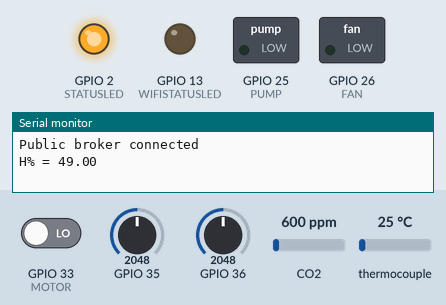
Bench run of a sketch on a simulated ESP32. Shown: switched loads named in the sketch (green lamp = pin HIGH), output pins drawn as LEDs (lit = HIGH), the last lines printed to the serial monitor. The test bench sets the inputs (shaded band); at power-on: thermocouple 25 °C, GPIO 36 = 2048, GPIO 33 (MOTOR) LOW, GPIO 35 = 2048, CO2 600 ppm. WiFi joins after 1.5 s; servers stay silent unless stated; no MQTT or app messages arrive unless stated.

Above: at 3.2 s.
3.3 s: thermocouple set to 55 °C
10.0 s: thermocouple set to 64 °C
At 13.4 s:
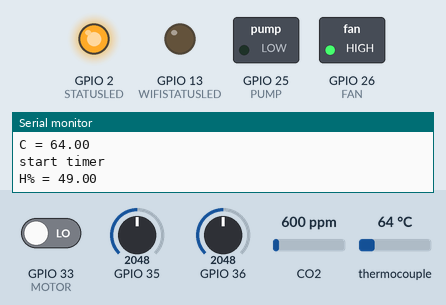
18.6 s: GPIO 36 set to 43
29.8 s: GPIO 36 set to 36
At 39.5 s:
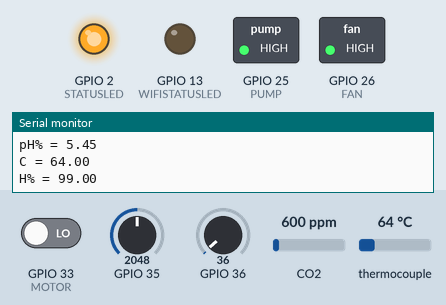
41.2 s: GPIO 36 set to 100
47.9 s: GPIO 36 set to 20
At 77.6 s:
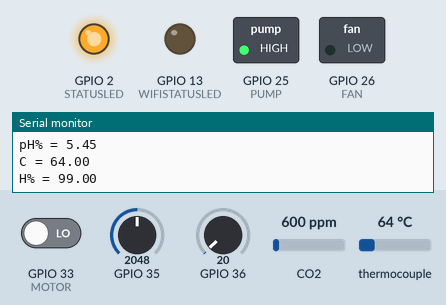
Timing chart, 0 to 78.3 s (numbered marks = the images above; inputs shaded):
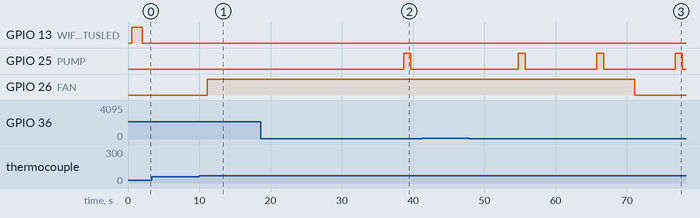

Measured:
- the behaviour switches between 59 and 60 °C on thermocouple (found by bisection; images 0 and 1)
- the behaviour switches between 40 and 39 on GPIO 36 (found by bisection; images 1 and 2)
- after the input at 10.0 s, GPIO 26 (FAN): LOW → HIGH after 1.1 s
- after the input at 29.8 s, GPIO 25 (PUMP): LOW → HIGH after 8.9 s, → LOW 1.0 s later
- after the input at 47.9 s, GPIO 25 (PUMP): alternates HIGH for 1.0 s and LOW for 10.0 s, starting after 6.9 s; GPIO 26 (FAN): goes on until 71.1 s, then stays LOW

The sketch:

prueba_integracion_1.ino
```cpp
#include <WiFi.h>
#include <PubSubClient.h>
#include "max6675.h"
#include <MHZ19.h>

// WiFi
const char *ssid = "CLAROCT3HU"; // Enter your WiFi name
const char *password = "485754439296819E";  // Enter WiFi password

// MQTT Broker
const char *mqtt_broker = "mqtt.flespi.io";
const char *topic = "my/topic";
const char *mqtt_username = "oUHiR7Jm1EnQT0ufn2simx5O5Cyc6fOk0jsHe2R6u4McS7h5Xxb7V6LOw9OqcqB0";
const char *mqtt_password = "";
const int mqtt_port = 1883;

//sensor de temperatura
int thermoDO = 19;
int thermoCS = 5;
int thermoCLK = 18;

//timer
hw_timer_t * timer = NULL;

//ACTUADORES

int FAN = 26;
int PUMP = 25;
int MOTOR = 33;

//leds de status
int STATUSLED = 2;
int WIFISTATUSLED = 13;


//banderas
int mesofila = 0;
int termofila = 0;
int notificationSent = 0;

WiFiClient espClient;
PubSubClient client(espClient);
MAX6675 thermocouple(thermoCLK, thermoCS, thermoDO);
MHZ19 mhz19;

void IRAM_ATTR onTimer(){
  timerEnd(timer);
  digitalWrite(FAN, LOW);
  timer = NULL;
}

void setup() {
  pinMode(FAN, OUTPUT);
  pinMode(PUMP, OUTPUT);
  pinMode(STATUSLED, OUTPUT);
  pinMode(WIFISTATUSLED, OUTPUT);

   Serial.begin(115200);
   delay(500);

  //conectando a la red wifi
   WiFi.begin(ssid, password);
   while (WiFi.status() != WL_CONNECTED) {
    digitalWrite(WIFISTATUSLED, HIGH);
       delay(500);
       Serial.println("Connecting to WiFi..");
       digitalWrite(WIFISTATUSLED, LOW);
   }

   Serial.println("Connected to the WiFi network");

   mhz19.begin(Serial1);
   mhz19.autoCalibration();

   //conectando al broker mqtt
   client.setServer(mqtt_broker, mqtt_port);
   client.setCallback(callback);

  while (!client.connected()) {
     String client_id = "mqtt-board-panel-ba36589a";
     Serial.printf("\n The client %s connects to the public mqtt broker\n", client_id.c_str());
     if (client.connect(client_id.c_str(), mqtt_username, mqtt_password)) {
         Serial.println("Public broker connected");
     } else {
         Serial.print("failed with state ");
         Serial.print(client.state());
         delay(2000);
     }
  }
}

void callback(char *topic, byte *payload, unsigned int length) {
 Serial.print("Message arrived in topic: ");
 Serial.println(topic);
 Serial.print("Message:");
 for (int i = 0; i < length; i++) {
     Serial.print((char) payload[i]);
 }
 Serial.println();
 Serial.println("-----------------------");
}

void loop() {
  digitalWrite(STATUSLED, HIGH);


  //READ HUMIDITY
  Serial.print("H% = ");
  float humidity = analogRead(36);
  float humidityPercent = map(humidity,4025,0,0,100);
  Serial.println(humidityPercent);
  delay(1000);
  client.publish(topic, ("humidity," + String(humidityPercent)).c_str());
  delay(500);

  if(humidity < 40){
    turn_on("motor");
    turn_on("pump");
  }

  float pH = (3.3 * (analogRead(35) *(3.3/4095.0)));
  Serial.print("pH% = ");
  Serial.println(pH);
  delay(500);
  client.publish(topic, ("ph," + String(pH)).c_str());
  delay(500);

  if(!((pH > 5) && (pH < 8)) && !notificationSent){
    client.publish(topic, "notification, ph muy bajo");
  }

  float CO2 = mhz19.getCO2();
  delay(500);
  client.publish(topic, ("co2," + String(CO2)).c_str());

  if(!( (CO2 > 729) && (CO2 < 763) )){
    client.publish(topic, "notification, co2 muy bajo");
 }

  //READ TEMP
  Serial.print("C = ");
  float temp = thermocouple.readCelsius();
  Serial.println(temp);
  delay(1000);
  client.publish(topic, ("temperature," + String(temp)).c_str());

    //ESTA EN ETAPA MESOFILA
   if(temp > 20 && temp < 30 && mesofila == 0){
      delay(1000);
      client.publish(topic,"etapa,mesofila");
   }

   //ESTA EN ETAPA TERMOFILA
   if(temp > 31 && temp < 40 && termofila == 0){
        delay(1000);
        mesofila = 1;
        client.publish(topic,"etapa,termofila");
    }

  //START FAN IF COMPOST TOO WARM
  if(temp >= 60 && !timer){
    turn_on("fan");
  }

  //IS COMPOST COOLING
  if(mesofila == 1){
    if(temp > 31 && temp < 40){
        termofila = 1;
        client.publish(topic,"stage,enfiamiento");
    }
  }

//EL COMPOST ESTA MADURANDO
  if(termofila == 1){
    if(temp > 20 && temp < 30){
      client.publish(topic,"stage,maduracion");
      delay(10000);
      client.publish(topic, "notification, Tu compost esta en estado de maduracion y esta listo para ser utilizado");
    }
  }

  delay(1000);

  digitalWrite(STATUSLED, LOW);
  client.loop();
}

void turn_on(String actuator)
{
  if(actuator == "pump"){
    if((!digitalRead(PUMP))){
      digitalWrite(PUMP, HIGH);
      delay(1000);
      digitalWrite(PUMP, LOW);
    }
  }

  if(actuator == "fan"){
    digitalWrite(FAN, HIGH);
    timer = timerBegin(0, 80, true);
    timerAttachInterrupt(timer, &onTimer, true);
    timerAlarmWrite(timer, 60000000, true);
    timerAlarmEnable(timer);
    Serial.println("start timer");
  }

  if(actuator == "motor"){
    if((!digitalRead(MOTOR))){
      digitalWrite(MOTOR, HIGH);
      delay(5000);
      digitalWrite(MOTOR, LOW);
    }
  }
}
```
